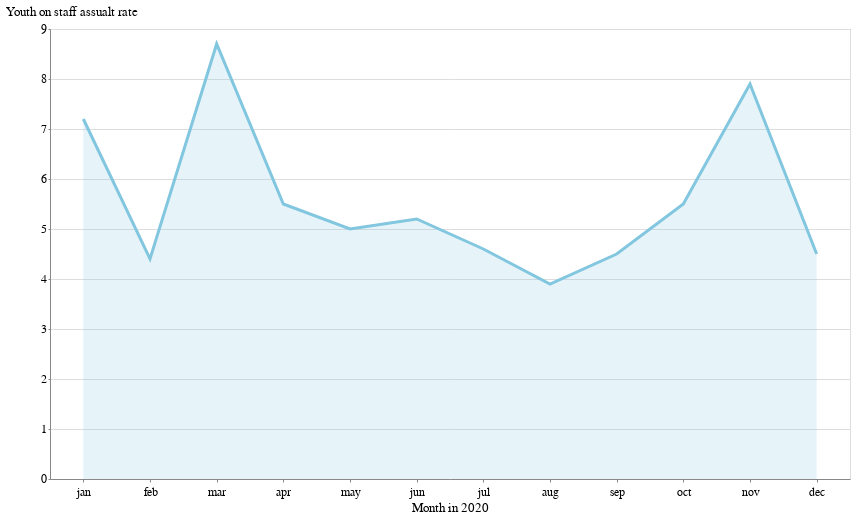

Source (notebook cell):
### Code cell
(line + area)

### Figure 1 — Vega-Lite specification as saved in the notebook (floating-point values rounded to 4 significant figures)
{"config": {"view": {"width": 800, "height": 450}, "background": "#ffffff", "title": {"anchor": "start", "font": "Benton Gothic Bold, sans", "fontColor": "#000000", "fontSize": 22, "fontWeight": "normal"}, "arc": {"fill": "#82c6df"}, "area": {"fill": "#82c6df"}, "line": {"stroke": "#82c6df", "strokeWidth": 3}, "path": {"stroke": "#82c6df"}, "rect": {"fill": "#82c6df"}, "shape": {"stroke": "#82c6df"}, "bar": {"fill": "#82c6df"}, "point": {"stroke": "#82c6df"}, "symbol": {"fill": "#82c6df", "size": 30}, "axis": {"titleFont": "Benton Gothic Bold, sans", "titleFontSize": 13, "titleFontWeight": "normal", "labelFont": "Benton Gothic, sans", "labelFontSize": 11.5, "labelFontWeight": "normal"}, "axisX": {"labelAngle": 0, "labelPadding": 4, "tickSize": 3}, "axisY": {"labelBaseline": "middle", "maxExtent": 45, "minExtent": 45, "tickSize": 2, "titleAlign": "left", "titleAngle": 0, "titleX": -45, "titleY": -11}, "legend": {"titleFont": "Benton Gothic Bold, sans", "titleFontSize": 13, "titleFontWeight": "normal", "symbolType": "square", "labelFont": "Benton Gothic, sans", "labelFontSize": 11.5}, "range": {"category": ["#3580b1", "#ec8431", "#ab7fb4", "#c89d29", "#adc839", "#829eb1"], "diverging": ["#e68a4f", "#f4bb6a", "#f9e39c", "#dadfe2", "#a6b7c6", "#849eae"], "heatmap": ["#fbf2c7", "#f9e39c", "#f8d36e", "#f4bb6a", "#e68a4f", "#d15a40", "#ab4232"], "ordinal": ["#fbf2c7", "#f9e39c", "#f8d36e", "#f4bb6a", "#e68a4f", "#d15a40", "#ab4232"], "ramp": ["#fbf2c7", "#f9e39c", "#f8d36e", "#f4bb6a", "#e68a4f", "#d15a40", "#ab4232"]}}, "layer": [{"mark": "line", "encoding": {"x": {"type": "ordinal", "field": "month", "sort": ["jan", "feb", "mar", "apr", "may", "jun", "jul", "aug", "sep", "oct", "nov", "dec"], "title": "Month in 2020"}, "y": {"type": "quantitative", "field": "staff_assault_rate_per_100", "title": ""}}}, {"mark": {"type": "area", "opacity": 0.2}, "encoding": {"x": {"type": "ordinal", "field": "month", "sort": ["jan", "feb", "mar", "apr", "may", "jun", "jul", "aug", "sep", "oct", "nov", "dec"], "title": "Month in 2020"}, "y": {"type": "quantitative", "field": "staff_assault_rate_per_100", "title": "Youth on staff assualt rate"}}}], "data": {"name": "data-01e0094f98853f769195b7bd66d19977"}, "$schema": "https://vega.github.io/schema/vega-lite/v4.0.2.json", "datasets": {"data-01e0094f98853f769195b7bd66d19977": [{"month": "jan", "youth_on_youth_violence": 104, "youth_on_staff_assaults": 39, "average_daily_population": 545, "youth_assault_rate_per_100": 19.1, "staff_assault_rate_per_100": 7.2}, {"month": "feb", "youth_on_youth_violence": 103, "youth_on_staff_assaults": 24, "average_daily_population": 540, "youth_assault_rate_per_100": 19.1, "staff_assault_rate_per_100": 4.4}, {"month": "mar", "youth_on_youth_violence": 97, "youth_on_staff_assaults": 44, "average_daily_population": 507, "youth_assault_rate_per_100": 19.1, "staff_assault_rate_per_100": 8.7}, {"month": "apr", "youth_on_youth_violence": 48, "youth_on_staff_assaults": 21, "average_daily_population": 382, "youth_assault_rate_per_100": 12.6, "staff_assault_rate_per_100": 5.5}, {"month": "may", "youth_on_youth_violence": 52, "youth_on_staff_assaults": 18, "average_daily_population": 362, "youth_assault_rate_per_100": 14.4, "staff_assault_rate_per_100": 5.0}, {"month": "jun", "youth_on_youth_violence": 43, "youth_on_staff_assaults": 16, "average_daily_population": 305, "youth_assault_rate_per_100": 14.1, "staff_assault_rate_per_100": 5.2}, {"month": "jul", "youth_on_youth_violence": 41, "youth_on_staff_assaults": 14, "average_daily_population": 304, "youth_assault_rate_per_100": 13.5, "staff_assault_rate_per_100": 4.6}, {"month": "aug", "youth_on_youth_violence": 40, "youth_on_staff_assaults": 12, "average_daily_population": 304, "youth_assault_rate_per_100": 13.2, "staff_assault_rate_per_100": 3.9}, {"month": "sep", "youth_on_youth_violence": 41, "youth_on_staff_assaults": 14, "average_daily_population": 311, "youth_assault_rate_per_100": 13.2, "staff_assault_rate_per_100": 4.5}, {"month": "oct", "youth_on_youth_violence": 49, "youth_on_staff_assaults": 18, "average_daily_population": 327, "youth_assault_rate_per_100": 15.0, "staff_assault_rate_per_100": 5.5}, {"month": "nov", "youth_on_youth_violence": 49, "youth_on_staff_assaults": 26, "average_daily_population": 330, "youth_assault_rate_per_100": 14.8, "staff_assault_rate_per_100": 7.9}, {"month": "dec", "youth_on_youth_violence": 55, "youth_on_staff_assaults": 14, "average_daily_population": 314, "youth_assault_rate_per_100": 17.5, "staff_assault_rate_per_100": 4.5}]}}
